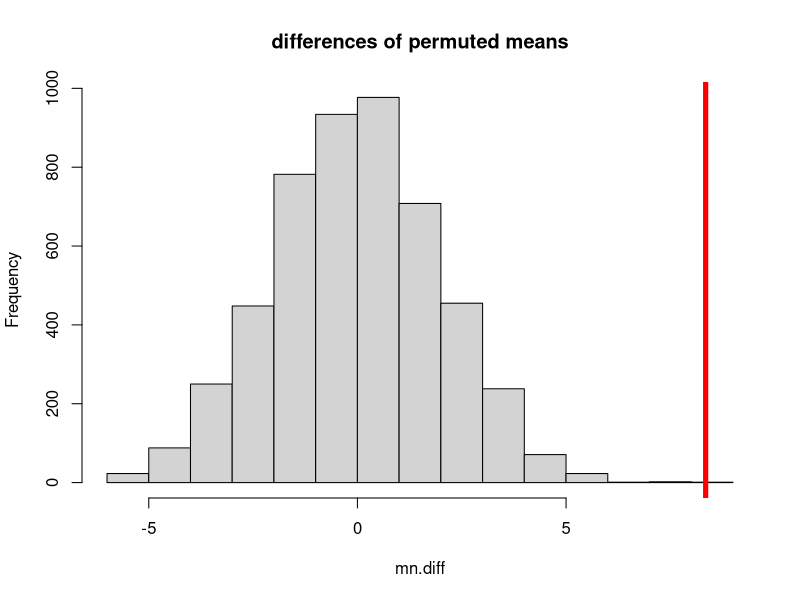

This chart was generated by the following R code: (Note: this script raises an error after producing the figure.)
### Lab 3: Resampling ###

# Permutation tests
# Bootstrapped quantities

library(here)
library(tidyverse)
library(boot)
library(coin)

## Bootstrapped 95% confidence interval using the boot package ##
# Use to bootstrap a confidence interval about any statistic (even those lacking a theoretical distribution)
# Cook some data
rdat <- rpois(100, 8)

# Define a function to calculate the statistic of interest (example: median)
med = function(rdat, i){median(rdat[i])}

# Apply the boot.ci function to resample the data 1000 times, and produce estimates of 95% CI from the resampled distribution
rdat.CI <- boot.ci(boot(rdat, med, R = 1000))

# An approach for plotting your bootstrapped confidence intervals using ggplot2 #
# Extract normal CI from boot.ci object
lower.CI <- rdat.CI$normal[,2]
upper.CI <- rdat.CI$normal[,3]
mdn <- median(rdat)

# Convert random vector to dataframe for plotting
rdat.df <- data.frame(var = rdat)

CI.pl <- rdat.df %>% ggplot(aes(y = mdn, x = 1)) +
geom_point(size = 10) +
geom_errorbar(aes(ymin = lower.CI, ymax = upper.CI), width = 0.1, size = 0.5)

## Permutation t-test (2 sample), "by hand" ##
# Import data
foxdata <- read.csv(here("data", "Lect4_foxdata.csv"))

# Set number of (re)samples
R <- 5000

# Make a container to hold permuted differences between means and include a place for the observed difference
mn.diff <- numeric(R + 1)

# Observed difference between means
mn.diff[1] <- mean(foxdata$no.fox) - mean(foxdata$fox)

# Restructure the data so that both groups are in a single vector
# Using a bit of tidyverse here
poolfox <- foxdata %>% pivot_longer(c(fox, no.fox), values_to = "NPP") %>%
                       select(NPP) %>%
                       data.frame()

# Permute mean differences
for(i in 2:length(mn.diff)){
  index <- sample(1:50, size = 25, replace = TRUE) #sample function performs the resampling
  foxperm <- poolfox$NPP[index]
  nofoxperm <- poolfox$NPP[-index]
  mn.diff[i] <- mean(foxperm) - mean(nofoxperm)
}

# Histogram of permuted differences
hist(mn.diff, main ="differences of permuted means")

# Show the observed difference
abline(v = mn.diff[1], col="red", lwd=5)

# Calculate P-value (two-tailed) as the proportion of permutations with a mean difference greater/less than observed
# Note use of absolute values here. This yields the probability for a 2-tailed test (i.e., probability of observing a mean differences greater than or less than the observed).
mean(abs(mn.diff) >= abs(mn.diff[1]))

## Use functions in the coin package to carry out permutation tests ##
# Restructure the data into two columns: one for categories and one for NPP (response variable)
fox.long <- foxdata %>% pivot_longer(c(fox, no.fox), values_to = "NPP", names_to = "cat")

oneway_test(fox.long$NPP ~ as.factor(fox.long$cat), alternative="two.sided", distribution = approximate(nresample = 5000))

# Option for exact P-value. This will take awhile...
oneway_test(fox.long$NPP ~ as.factor(fox.long$cat), alternative="two.sided", distribution = "exact")

## F test of equal variance between two groups ##
# Note that this test assumes that observations are normally distributed.
# Calculate ratio of variances of the two groups
Fvar <- var(foxdata$no.fox)/var(foxdata$fox)

# Compare ratio to the F-distribution. 
# Null hypothesis: ratio is equal to 1
2*pf(Fvar, length(foxdata$no.fox)-1, length(foxdata$fox)-1)
# P-value is >> 0.05. Fail to reject the null. Variances are equal.

# Same test, using var.test function
var.test(NPP ~ cat, fox.long, 
         alternative = "two.sided")
